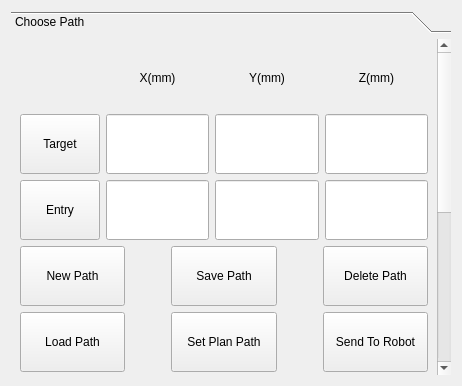
      <widget class="QWidget" name="planPage">
       <property name="sizePolicy">
        <sizepolicy hsizetype="Expanding" vsizetype="Expanding">
         <horstretch>2</horstretch>
         <verstretch>2</verstretch>
        </sizepolicy>
       </property>
       <layout class="QGridLayout" name="gridLayout_21">
        <item row="0" column="0">
         <widget class="QToolBox" name="PlanToolBox">
          <property name="sizePolicy">
           <sizepolicy hsizetype="Expanding" vsizetype="Expanding">
            <horstretch>2</horstretch>
            <verstretch>2</verstretch>
           </sizepolicy>
          </property>
          <property name="currentIndex">
           <number>0</number>
          </property>
          <widget class="QWidget" name="ChoosePathPage">
           <property name="geometry">
            <rect>
             <x>0</x>
             <y>0</y>
             <width>476</width>
             <height>1068</height>
            </rect>
           </property>
           <property name="sizePolicy">
            <sizepolicy hsizetype="Expanding" vsizetype="Expanding">
             <horstretch>2</horstretch>
             <verstretch>2</verstretch>
            </sizepolicy>
           </property>
           <attribute name="label">
            <string>Choose Path</string>
           </attribute>
           <layout class="QGridLayout" name="gridLayout_20">
            <item row="3" column="0">
             <spacer name="verticalSpacer_34">
              <property name="orientation">
               <enum>Qt::Vertical</enum>
              </property>
              <property name="sizeHint" stdset="0">
               <size>
                <width>20</width>
                <height>150</height>
               </size>
              </property>
             </spacer>
            </item>
            <item row="1" column="0">
             <layout class="QGridLayout" name="gridLayout_9">
              <item row="0" column="2">
               <widget class="QPushButton" name="save_path_btn">
                <property name="sizePolicy">
                 <sizepolicy hsizetype="Preferred" vsizetype="Preferred">
                  <horstretch>1</horstretch>
                  <verstretch>1</verstretch>
                 </sizepolicy>
                </property>
                <property name="minimumSize">
                 <size>
                  <width>80</width>
                  <height>60</height>
                 </size>
                </property>
                <property name="maximumSize">
                 <size>
                  <width>16777215</width>
                  <height>16777215</height>
                 </size>
                </property>
                <property name="text">
                 <string>Save Path</string>
                </property>
               </widget>
              </item>
              <item row="0" column="4">
               <widget class="QPushButton" name="delete_path_btn">
                <property name="sizePolicy">
                 <sizepolicy hsizetype="Preferred" vsizetype="Preferred">
                  <horstretch>1</horstretch>
                  <verstretch>1</verstretch>
                 </sizepolicy>
                </property>
                <property name="minimumSize">
                 <size>
                  <width>80</width>
                  <height>60</height>
                 </size>
                </property>
                <property name="maximumSize">
                 <size>
                  <width>16777215</width>
                  <height>16777215</height>
                 </size>
                </property>
                <property name="text">
                 <string>Delete Path</string>
                </property>
               </widget>
              </item>
              <item row="1" column="2">
               <widget class="QPushButton" name="set_plan_path_btn">
                <property name="sizePolicy">
                 <sizepolicy hsizetype="Preferred" vsizetype="Preferred">
                  <horstretch>1</horstretch>
                  <verstretch>1</verstretch>
                 </sizepolicy>
                </property>
                <property name="minimumSize">
                 <size>
                  <width>80</width>
                  <height>60</height>
                 </size>
                </property>
                <property name="maximumSize">
                 <size>
                  <width>16777215</width>
                  <height>16777215</height>
                 </size>
                </property>
                <property name="text">
                 <string>Set Plan Path</string>
                </property>
               </widget>
              </item>
              <item row="0" column="1">
               <spacer name="horizontalSpacer_6">
                <property name="orientation">
                 <enum>Qt::Horizontal</enum>
                </property>
                <property name="sizeHint" stdset="0">
                 <size>
                  <width>40</width>
                  <height>20</height>
                 </size>
                </property>
               </spacer>
              </item>
              <item row="1" column="3">
               <spacer name="horizontalSpacer_9">
                <property name="orientation">
                 <enum>Qt::Horizontal</enum>
                </property>
                <property name="sizeHint" stdset="0">
                 <size>
                  <width>40</width>
                  <height>20</height>
                 </size>
                </property>
               </spacer>
              </item>
              <item row="0" column="3">
               <spacer name="horizontalSpacer_8">
                <property name="orientation">
                 <enum>Qt::Horizontal</enum>
                </property>
                <property name="sizeHint" stdset="0">
                 <size>
                  <width>40</width>
                  <height>20</height>
                 </size>
                </property>
               </spacer>
              </item>
              <item row="1" column="4">
               <widget class="QPushButton" name="plan_send_to_robot_btn">
                <property name="sizePolicy">
                 <sizepolicy hsizetype="Preferred" vsizetype="Preferred">
                  <horstretch>1</horstretch>
                  <verstretch>1</verstretch>
                 </sizepolicy>
                </property>
                <property name="minimumSize">
                 <size>
                  <width>80</width>
                  <height>60</height>
                 </size>
                </property>
                <property name="maximumSize">
                 <size>
                  <width>16777215</width>
                  <height>16777215</height>
                 </size>
                </property>
                <property name="text">
                 <string>Send To Robot</string>
                </property>
               </widget>
              </item>
              <item row="1" column="1">
               <spacer name="horizontalSpacer_7">
                <property name="orientation">
                 <enum>Qt::Horizontal</enum>
                </property>
                <property name="sizeHint" stdset="0">
                 <size>
                  <width>40</width>
                  <height>20</height>
                 </size>
                </property>
               </spacer>
              </item>
              <item row="0" column="0">
               <widget class="QPushButton" name="new_path_btn">
                <property name="sizePolicy">
                 <sizepolicy hsizetype="Preferred" vsizetype="Preferred">
                  <horstretch>1</horstretch>
                  <verstretch>1</verstretch>
                 </sizepolicy>
                </property>
                <property name="minimumSize">
                 <size>
                  <width>80</width>
                  <height>60</height>
                 </size>
                </property>
                <property name="maximumSize">
                 <size>
                  <width>16777215</width>
                  <height>16777215</height>
                 </size>
                </property>
                <property name="autoFillBackground">
                 <bool>false</bool>
                </property>
                <property name="text">
                 <string>New Path</string>
                </property>
                <property name="checkable">
                 <bool>false</bool>
                </property>
                <property name="checked">
                 <bool>false</bool>
                </property>
                <property name="autoExclusive">
                 <bool>false</bool>
                </property>
               </widget>
              </item>
              <item row="1" column="0">
               <widget class="QPushButton" name="load_path_btn">
                <property name="sizePolicy">
                 <sizepolicy hsizetype="Preferred" vsizetype="Preferred">
                  <horstretch>1</horstretch>
                  <verstretch>1</verstretch>
                 </sizepolicy>
                </property>
                <property name="minimumSize">
                 <size>
                  <width>80</width>
                  <height>60</height>
                 </size>
                </property>
                <property name="maximumSize">
                 <size>
                  <width>16777215</width>
                  <height>16777215</height>
                 </size>
                </property>
                <property name="text">
                 <string>Load Path</string>
                </property>
               </widget>
              </item>
              <item row="2" column="0">
               <spacer name="verticalSpacer_39">
                <property name="orientation">
                 <enum>Qt::Vertical</enum>
                </property>
                <property name="sizeHint" stdset="0">
                 <size>
                  <width>20</width>
                  <height>40</height>
                 </size>
                </property>
               </spacer>
              </item>
              <item row="2" column="1">
               <spacer name="verticalSpacer_40">
                <property name="orientation">
                 <enum>Qt::Vertical</enum>
                </property>
                <property name="sizeHint" stdset="0">
                 <size>
                  <width>20</width>
                  <height>40</height>
                 </size>
                </property>
               </spacer>
              </item>
              <item row="2" column="2">
               <spacer name="verticalSpacer_41">
                <property name="orientation">
                 <enum>Qt::Vertical</enum>
                </property>
                <property name="sizeHint" stdset="0">
                 <size>
                  <width>20</width>
                  <height>40</height>
                 </size>
                </property>
               </spacer>
              </item>
              <item row="2" column="3">
               <spacer name="verticalSpacer_42">
                <property name="orientation">
                 <enum>Qt::Vertical</enum>
                </property>
                <property name="sizeHint" stdset="0">
                 <size>
                  <width>20</width>
                  <height>40</height>
                 </size>
                </property>
               </spacer>
              </item>
              <item row="2" column="4">
               <spacer name="verticalSpacer_43">
                <property name="orientation">
                 <enum>Qt::Vertical</enum>
                </property>
                <property name="sizeHint" stdset="0">
                 <size>
                  <width>20</width>
                  <height>40</height>
                 </size>
                </property>
               </spacer>
              </item>
             </layout>
            </item>
            <item row="2" column="0">
             <widget class="QListWidget" name="PlanListWidget">
              <property name="sizePolicy">
               <sizepolicy hsizetype="Preferred" vsizetype="Preferred">
                <horstretch>0</horstretch>
                <verstretch>1</verstretch>
               </sizepolicy>
              </property>
              <property name="minimumSize">
               <size>
                <width>0</width>
                <height>300</height>
               </size>
              </property>
             </widget>
            </item>
            <item row="0" column="0">
             <layout class="QGridLayout" name="gridLayout_7">
              <item row="2" column="1">
               <widget class="QLineEdit" name="entry_x_lineEdit">
                <property name="sizePolicy">
                 <sizepolicy hsizetype="Preferred" vsizetype="Preferred">
                  <horstretch>0</horstretch>
                  <verstretch>1</verstretch>
                 </sizepolicy>
                </property>
                <property name="minimumSize">
                 <size>
                  <width>80</width>
                  <height>60</height>
                 </size>
                </property>
                <property name="maximumSize">
                 <size>
                  <width>16777215</width>
                  <height>16777215</height>
                 </size>
                </property>
               </widget>
              </item>
              <item row="1" column="2">
               <widget class="QLineEdit" name="target_y_lineEdit">
                <property name="sizePolicy">
                 <sizepolicy hsizetype="Preferred" vsizetype="Preferred">
                  <horstretch>0</horstretch>
                  <verstretch>1</verstretch>
                 </sizepolicy>
                </property>
                <property name="minimumSize">
                 <size>
                  <width>80</width>
                  <height>60</height>
                 </size>
                </property>
                <property name="maximumSize">
                 <size>
                  <width>16777215</width>
                  <height>16777215</height>
                 </size>
                </property>
               </widget>
              </item>
              <item row="0" column="3">
               <widget class="QLabel" name="label_16">
                <property name="sizePolicy">
                 <sizepolicy hsizetype="Preferred" vsizetype="Preferred">
                  <horstretch>0</horstretch>
                  <verstretch>1</verstretch>
                 </sizepolicy>
                </property>
                <property name="minimumSize">
                 <size>
                  <width>80</width>
                  <height>60</height>
                 </size>
                </property>
                <property name="maximumSize">
                 <size>
                  <width>16777215</width>
                  <height>16777215</height>
                 </size>
                </property>
                <property name="layoutDirection">
                 <enum>Qt::LeftToRight</enum>
                </property>
                <property name="text">
                 <string>Z(mm)</string>
                </property>
                <property name="alignment">
                 <set>Qt::AlignCenter</set>
                </property>
               </widget>
              </item>
              <item row="1" column="3">
               <widget class="QLineEdit" name="target_z_lineEdit">
                <property name="sizePolicy">
                 <sizepolicy hsizetype="Preferred" vsizetype="Preferred">
                  <horstretch>0</horstretch>
                  <verstretch>1</verstretch>
                 </sizepolicy>
                </property>
                <property name="minimumSize">
                 <size>
                  <width>80</width>
                  <height>60</height>
                 </size>
                </property>
                <property name="maximumSize">
                 <size>
                  <width>16777215</width>
                  <height>16777215</height>
                 </size>
                </property>
               </widget>
              </item>
              <item row="2" column="2">
               <widget class="QLineEdit" name="entry_y_lineEdit">
                <property name="sizePolicy">
                 <sizepolicy hsizetype="Preferred" vsizetype="Preferred">
                  <horstretch>0</horstretch>
                  <verstretch>1</verstretch>
                 </sizepolicy>
                </property>
                <property name="minimumSize">
                 <size>
                  <width>80</width>
                  <height>60</height>
                 </size>
                </property>
                <property name="maximumSize">
                 <size>
                  <width>16777215</width>
                  <height>16777215</height>
                 </size>
                </property>
               </widget>
              </item>
              <item row="1" column="0">
               <widget class="QPushButton" name="target_btn">
                <property name="sizePolicy">
                 <sizepolicy hsizetype="Preferred" vsizetype="Preferred">
                  <horstretch>0</horstretch>
                  <verstretch>1</verstretch>
                 </sizepolicy>
                </property>
                <property name="minimumSize">
                 <size>
                  <width>80</width>
                  <height>60</height>
                 </size>
                </property>
                <property name="maximumSize">
                 <size>
                  <width>16777215</width>
                  <height>16777215</height>
                 </size>
                </property>
                <property name="text">
                 <string>Target</string>
                </property>
               </widget>
              </item>
              <item row="0" column="2">
               <widget class="QLabel" name="label_15">
                <property name="sizePolicy">
                 <sizepolicy hsizetype="Preferred" vsizetype="Preferred">
                  <horstretch>0</horstretch>
                  <verstretch>1</verstretch>
                 </sizepolicy>
                </property>
                <property name="minimumSize">
                 <size>
                  <width>80</width>
                  <height>60</height>
                 </size>
                </property>
                <property name="maximumSize">
                 <size>
                  <width>16777215</width>
                  <height>16777215</height>
                 </size>
                </property>
                <property name="layoutDirection">
                 <enum>Qt::LeftToRight</enum>
                </property>
                <property name="text">
                 <string>Y(mm)</string>
                </property>
                <property name="alignment">
                 <set>Qt::AlignCenter</set>
                </property>
               </widget>
              </item>
              <item row="2" column="0">
               <widget class="QPushButton" name="entry_btn">
                <property name="sizePolicy">
                 <sizepolicy hsizetype="Preferred" vsizetype="Preferred">
                  <horstretch>0</horstretch>
                  <verstretch>1</verstretch>
                 </sizepolicy>
                </property>
                <property name="minimumSize">
                 <size>
                  <width>80</width>
                  <height>60</height>
                 </size>
                </property>
                <property name="maximumSize">
                 <size>
                  <width>16777215</width>
                  <height>16777215</height>
                 </size>
                </property>
                <property name="text">
                 <string>Entry</string>
                </property>
               </widget>
              </item>
              <item row="2" column="3">
               <widget class="QLineEdit" name="entry_z_lineEdit">
                <property name="sizePolicy">
                 <sizepolicy hsizetype="Preferred" vsizetype="Preferred">
                  <horstretch>0</horstretch>
                  <verstretch>1</verstretch>
                 </sizepolicy>
                </property>
                <property name="minimumSize">
                 <size>
                  <width>80</width>
                  <height>60</height>
                 </size>
                </property>
                <property name="maximumSize">
                 <size>
                  <width>16777215</width>
                  <height>16777215</height>
                 </size>
                </property>
               </widget>
              </item>
              <item row="1" column="1">
               <widget class="QLineEdit" name="target_x_lineEdit">
                <property name="sizePolicy">
                 <sizepolicy hsizetype="Preferred" vsizetype="Preferred">
                  <horstretch>0</horstretch>
                  <verstretch>1</verstretch>
                 </sizepolicy>
                </property>
                <property name="minimumSize">
                 <size>
                  <width>80</width>
                  <height>60</height>
                 </size>
                </property>
                <property name="maximumSize">
                 <size>
                  <width>16777215</width>
                  <height>16777215</height>
                 </size>
                </property>
               </widget>
              </item>
              <item row="0" column="1">
               <widget class="QLabel" name="label_14">
                <property name="sizePolicy">
                 <sizepolicy hsizetype="Preferred" vsizetype="Preferred">
                  <horstretch>0</horstretch>
                  <verstretch>1</verstretch>
                 </sizepolicy>
                </property>
                <property name="minimumSize">
                 <size>
                  <width>80</width>
                  <height>60</height>
                 </size>
                </property>
                <property name="maximumSize">
                 <size>
                  <width>16777215</width>
                  <height>16777215</height>
                 </size>
                </property>
                <property name="layoutDirection">
                 <enum>Qt::LeftToRight</enum>
                </property>
                <property name="text">
                 <string>X(mm)</string>
                </property>
                <property name="alignment">
                 <set>Qt::AlignCenter</set>
                </property>
               </widget>
              </item>
              <item row="3" column="1">
               <spacer name="verticalSpacer_35">
                <property name="orientation">
                 <enum>Qt::Vertical</enum>
                </property>
                <property name="sizeHint" stdset="0">
                 <size>
                  <width>20</width>
                  <height>40</height>
                 </size>
                </property>
               </spacer>
              </item>
              <item row="3" column="0">
               <spacer name="verticalSpacer_36">
                <property name="orientation">
                 <enum>Qt::Vertical</enum>
                </property>
                <property name="sizeHint" stdset="0">
                 <size>
                  <width>20</width>
                  <height>40</height>
                 </size>
                </property>
               </spacer>
              </item>
              <item row="3" column="2">
               <spacer name="verticalSpacer_37">
                <property name="orientation">
                 <enum>Qt::Vertical</enum>
                </property>
                <property name="sizeHint" stdset="0">
                 <size>
                  <width>20</width>
                  <height>40</height>
                 </size>
                </property>
               </spacer>
              </item>
              <item row="3" column="3">
               <spacer name="verticalSpacer_38">
                <property name="orientation">
                 <enum>Qt::Vertical</enum>
                </property>
                <property name="sizeHint" stdset="0">
                 <size>
                  <width>20</width>
                  <height>40</height>
                 </size>
                </property>
               </spacer>
              </item>
             </layout>
            </item>
            <item row="4" column="0">
             <spacer name="verticalSpacer_60">
              <property name="orientation">
               <enum>Qt::Vertical</enum>
              </property>
              <property name="sizeHint" stdset="0">
               <size>
                <width>20</width>
                <height>500</height>
               </size>
              </property>
             </spacer>
            </item>
           </layout>
          </widget>
         </widget>
        </item>
       </layout>
      </widget>
